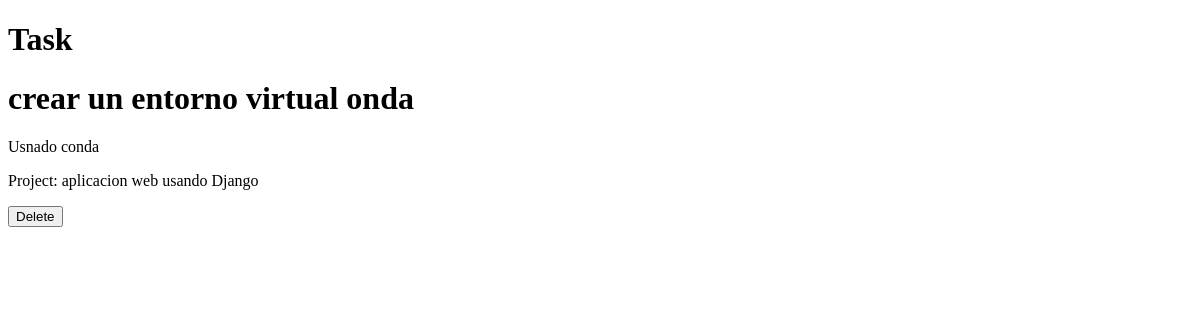
The app's page /home/tasks/, older data.
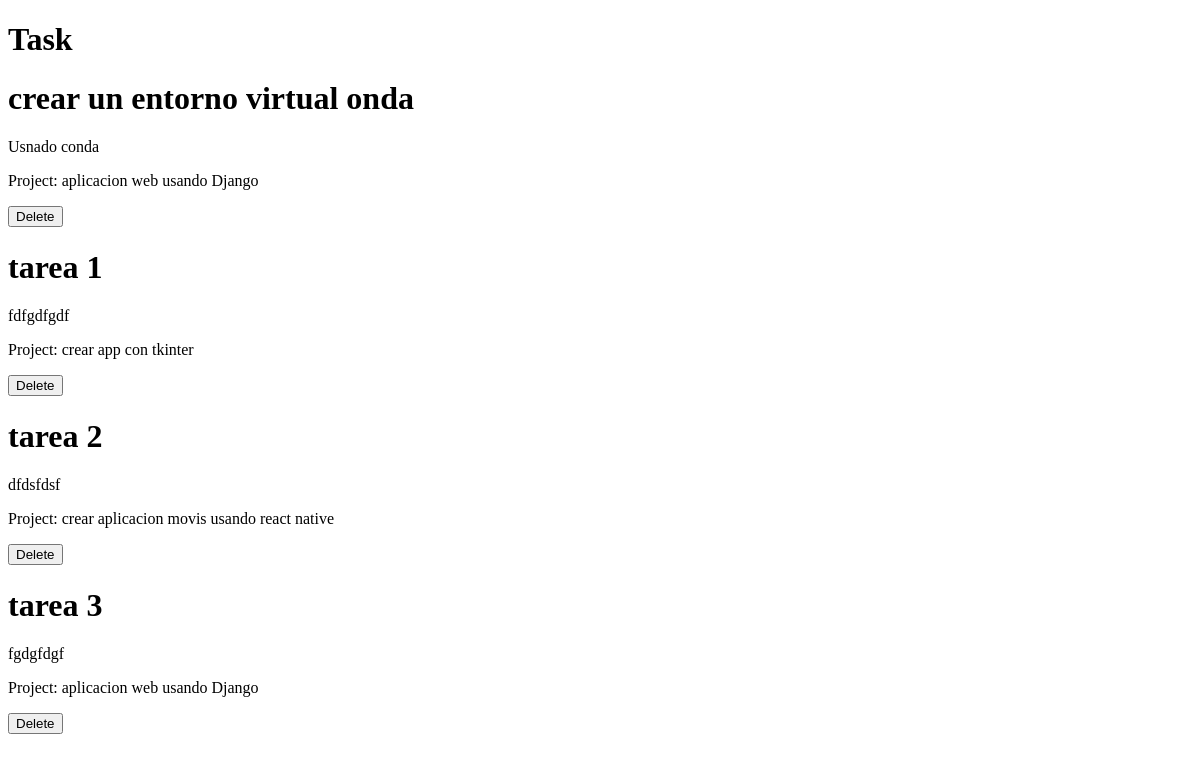
The same page, newer data.
### myapp/models.py (models this page shows, shortened)
class Task(models.Model):
    title = models.CharField(max_length=200)
    description = models.TextField()
    project = models.ForeignKey(Project, on_delete=models.CASCADE)

class Project(models.Model):
    name = models.CharField(max_length=200)

### myapp/views.py (the view)
# urls.py: path('tasks/', views.tasks),
def tasks(request):
    tasks = Task.objects.all()
    return render(request, 'tasks.html', {
        'tasks': tasks
    })

### myapp/templates/tasks.html (shortened to what this page needs)
<!DOCTYPE html>
<html lang="en">
<head>
</head>
<body>
    <h1>Task </h1>
    {% for task in tasks %}
        <div>
            <h1>{{ task.title }}</h1>
            <p>{{ task.description }}</p>
            <p>Project: {{ task.project.name }}</p>
            <button>
                Delete
            </button>
        </div>
    {% endfor %}
</body>
</html>

Row changes from the older to the newer data that the page shows:
added Task: title "tarea 1", description "fdfgdfgdf", project.name "crear app con tkinter"
added Task: title "tarea 2", description "dfdsfdsf", project.name "crear aplicacion movis usando react native"
added Task: title "tarea 3", description "fgdgfdgf", project.name "aplicacion web usando Django"
